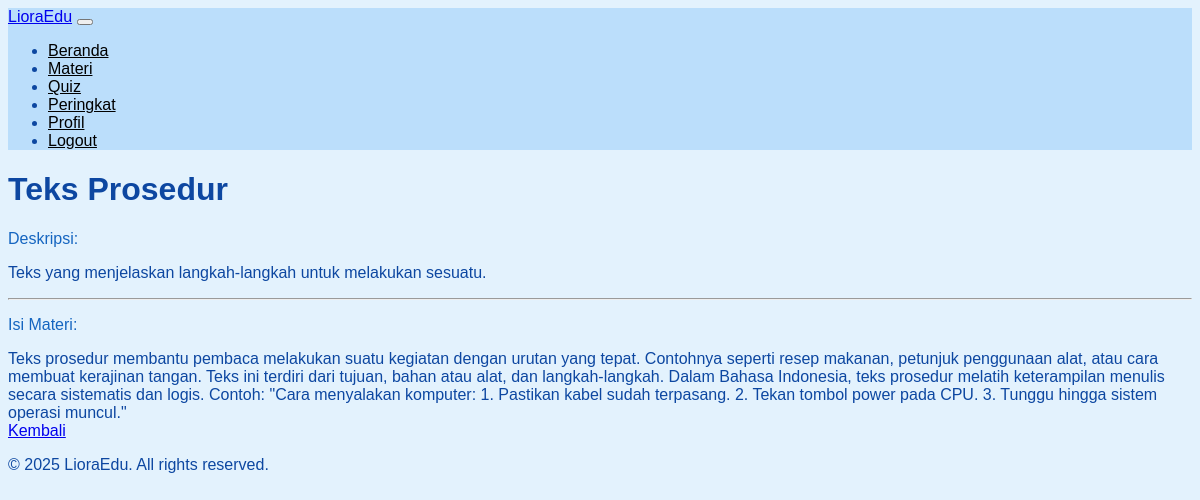
/index.php?page=materi&item=tampil_isi_materi&id=4 (signed in), run on the app's committed database.
### tables this page shows
CREATE TABLE materi (
    id INT AUTO_INCREMENT PRIMARY KEY,
    judul VARCHAR(255) NOT NULL,
    deskripsi TEXT NOT NULL,
    isi TEXT NOT NULL
);

### materi/tampil_isi_materi.php (the view, shortened to what this page needs)
<?php
include 'koneksi.php';
$id = isset($_GET['id']) ? intval($_GET['id']) : 0;
$query = "SELECT * FROM materi WHERE id = ?";
$stmt = $koneksi->prepare($query);
$stmt->bind_param("i", $id);
$stmt->execute();
$result = $stmt->get_result();
$materi = $result->fetch_assoc();
?>
<main class="container mt-5">
    <div class="row min-vh-100 gx-0">
        <div class="col-md-8 offset-md-2">
            <h1 class="zonafikr-title mb-4"><?= htmlspecialchars($materi['judul']); ?></h1>
            <p class="text-muted">Deskripsi:</p>
            <p><?= nl2br(htmlspecialchars($materi['deskripsi'])); ?></p>
            <hr>
            <p class="text-muted">Isi Materi:</p>
            <div class="content">
                <?= nl2br(htmlspecialchars($materi['isi'])); ?>
            </div>
            <div class="text-end mt-4">
                <a href="?page=materi&item=tampil_materi" class="btn btn-secondary">Kembali</a>
            </div>
        </div>
    </div>
</main>

### assets/style.css (style rules this page uses)
body { background-color: #e3f2fd; color: #0d47a1; font-family: 'Arial', sans-serif; }
.text-muted { color: #1565c0 !important; }
.container { max-width: 1200px; }
.row { margin-top: 20px; }

### data on the page
materi: judul "Teks Prosedur", deskripsi "Teks yang menjelaskan langkah-langkah untuk melakukan sesuatu.", isi "Teks prosedur membantu pembaca melakukan suatu kegiatan dengan urutan yang tepat. Contohnya seperti resep makanan, petunjuk penggunaan alat, atau cara membuat kerajinan tangan. Teks ini terdiri dari tujuan, bahan atau alat, dan langkah-langkah. Dalam Bahasa Indonesia, teks prosedur melatih keterampilan menulis secara sistematis dan logis. Contoh: \"Cara menyalakan komputer: 1. Pastikan kabel sudah terpasang. 2. Tekan tombol power pada CPU. 3. Tunggu hingga sistem operasi muncul.\""
